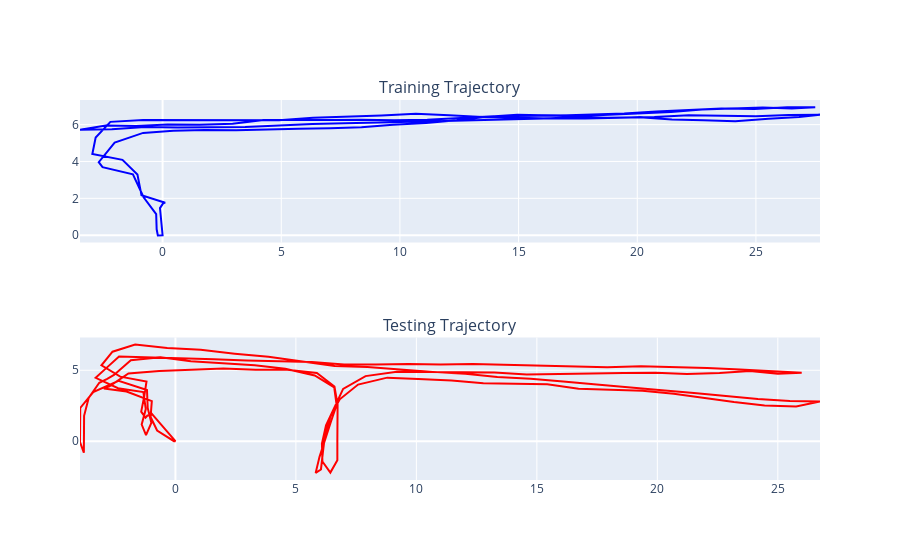

Write notebook code for a chart like this one.
### Code cell
fig.show()

### Figure 1 — Plotly figure (JSON) as saved in the notebook; plotly's stock layout.template omitted (floating-point values rounded to 4 significant figures; data arrays with more than 128 entries replaced by an {"elided": "..."} marker saying what was removed)
{"data": [{"marker": {"color": "blue"}, "name": "Training path", "type": "scatter", "x": [0, -0.2, -0.25, -0.27, -0.8, -1.25, -2.53, -2.69, -2.02, -0.82, 0.45, 1.77, 3.1, 4.4, 5.73, 7.06, 8.38, 9.71, 11.1, 12.4, 13.67, 14.95, 16.23, 17.53, 18.82, 20.1, 21.42, 22.73, 24.02, 25.29, 26.51, 27.5, 26.32, 24.94, 23.55, 22.16, 20.8, 19.45, 18.11, 16.76, 13.95, 12.54, 11.15, 9.76, 8.37, 7, 5.63, 4.26, 2.95, 1.56, 0.21, -1.12, -2.39, -3.48, -2.14, -0.74, 0.64, 2.04, 3.48, 4.91, 6.31, 7.7, 9.08, 10.48, 11.88, 13.27, 14.67, 16.05, 17.4, 18.75, 20.11, 21.46, 22.79, 24.13, 25.53, 26.82, 27.7, 26.38, 25, 23.58, 22.17, 20.72, 19.26, 17.81, 16.36, 14.92, 13.48, 12.07, 10.67, 9.23, 7.78, 6.34, 4.9, 3.45, 1.99, 0.58, -0.82, -2.2, -2.82, -2.96, -1.69, -1.06, -0.89, 0.11, 0.04, 0.07, -0.11, 0, -0.2, -0.25], "xaxis": "x", "y": [0, -0.01, 0.32, 1.14, 2.06, 3.3, 3.69, 3.96, 5.03, 5.55, 5.67, 5.71, 5.69, 5.71, 5.77, 5.81, 5.86, 5.99, 6.09, 6.24, 6.43, 6.53, 6.51, 6.47, 6.53, 6.61, 6.68, 6.82, 6.87, 6.93, 6.88, 6.95, 6.94, 6.85, 6.88, 6.8, 6.71, 6.6, 6.55, 6.5, 6.45, 6.37, 6.27, 6.24, 6.27, 6.25, 6.26, 6.25, 6.05, 6, 6.01, 5.93, 5.95, 5.72, 5.75, 5.87, 5.85, 5.85, 5.87, 5.95, 6.04, 6.08, 6.1, 6.15, 6.2, 6.23, 6.3, 6.33, 6.4, 6.37, 6.4, 6.28, 6.24, 6.18, 6.32, 6.42, 6.53, 6.52, 6.46, 6.47, 6.51, 6.42, 6.37, 6.33, 6.33, 6.35, 6.41, 6.51, 6.59, 6.5, 6.42, 6.38, 6.24, 6.24, 6.21, 6.21, 6.25, 6.15, 5.3, 4.41, 4.09, 3.29, 2.17, 1.76, 1.74, 1.82, 1.47, 0, -0.01, 0.32], "yaxis": "y"}, {"marker": {"color": "red"}, "name": "Testing Score", "type": "scatter", "x": {"elided": "150 float values"}, "xaxis": "x2", "y": {"elided": "150 float values"}, "yaxis": "y2"}], "layout": {"annotations": [{"font": {"size": 16}, "showarrow": false, "text": "Training Trajectory", "x": 0.5, "xanchor": "center", "xref": "paper", "y": 1, "yanchor": "bottom", "yref": "paper"}, {"font": {"size": 16}, "showarrow": false, "text": "Testing Trajectory", "x": 0.5, "xanchor": "center", "xref": "paper", "y": 0.375, "yanchor": "bottom", "yref": "paper"}], "showlegend": false, "xaxis": {"anchor": "y", "domain": [0, 1]}, "xaxis2": {"anchor": "y2", "domain": [0, 1]}, "yaxis": {"anchor": "x", "domain": [0.625, 1]}, "yaxis2": {"anchor": "x2", "domain": [0, 0.375]}}}
